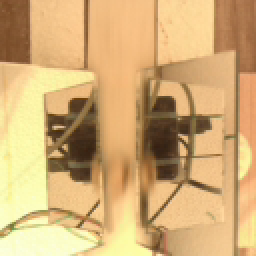
%> input picture data/camera-t-time/r3thumb0000.bmp, 128 x 128 px (shown 2 times larger)
$ octave r3ana.m   (GNU Octave 9; MATLAB toolbox functions it lacks are replaced by stand-ins)
%> lines starting %> are read from the running program, lines starting %| are printed output that depends on the picture
clear
close all


I = imread('r3thumb0000.bmp');
%> I is the input picture: size 128x128x3 uint8; mean R, G, B 210.2, 173.5, 119.2

for i = 1:128
for j= 1:128
imR(i,j) = I(i,j,1);
endfor
endfor
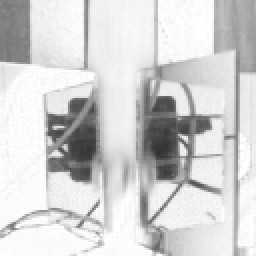
%> imR: size 128x128 uint8 (shown 2 times larger); min 51, max 255, mean 210.2
figure; imagesc(imR);colormap 'gray';colorbar;

for i = 1:128
for j= 1:128
imG(i,j) = I(i,j,2);
endfor
endfor
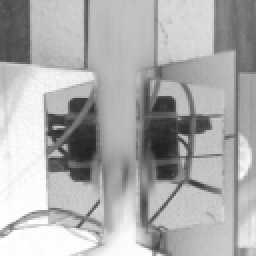
%> imG: size 128x128 uint8 (shown 2 times larger); min 31, max 255, mean 173.5
figure; imagesc(imG);colormap 'gray';colorbar;
[U,S,V] = svd(imG);

for i = 1:128
for j= 1:128
imB(i,j) = I(i,j,3);
endfor
endfor
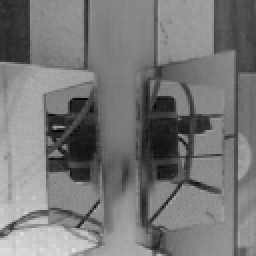
%> imB: size 128x128 uint8 (shown 2 times larger); min 1, max 222, mean 119.2
figure; imagesc(imG);colormap 'gray';colorbar;
title 'GR suband';
%for i = 1:128
%W(i) = i/100;
%endfor
%sigma3cr = var(imG,[],1);
sigma3c = var(imG,0,1);
%> sigma3c = 128 values, max 2409.7 at index 44, min 63.02 at index 107, mean 874.1
figure
stem(sigma3c);
title 'sigma Col';
grid;
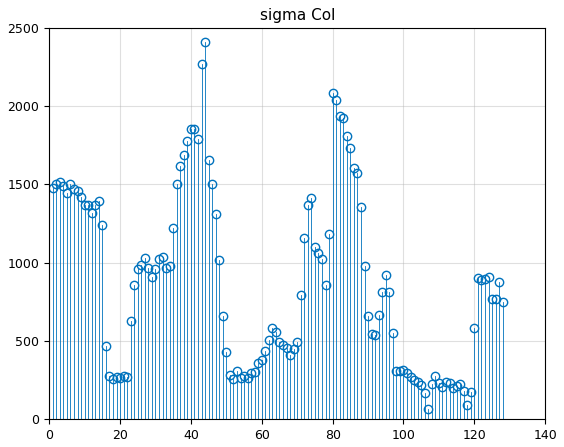
%> figure redrawn from the program's plot data; highest point at x = 44, y = 2409.7
sigma3r = var(imG,0,2);
%> sigma3r = 128 values, max 2555.6 at index 66, min 183.6 at index 33, mean 1047.1
figure
stem(sigma3r)
title 'sigma Row';
grid
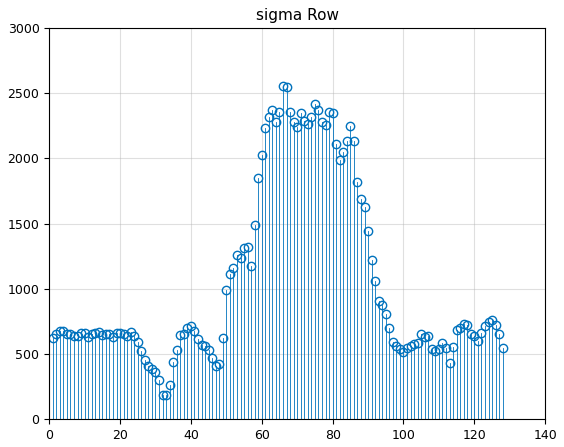
%> figure redrawn from the program's plot data; highest point at x = 66, y = 2555.6
sigma3 = var(imG);
%> sigma3 has the same summary as sigma3c
figure
stem(sigma3)
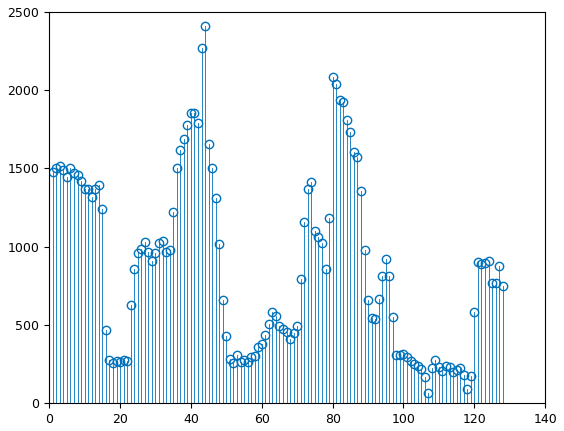
%> figure redrawn from the program's plot data; highest point at x = 44, y = 2409.7
figure
%> (the run ends here)
